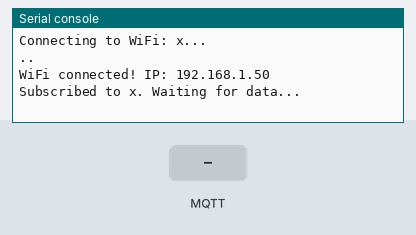
A program run on a simulated ESP32 board running MicroPython. Shown: the last lines printed to the serial console. The inputs (shaded band) are chosen by the test bench. WiFi joins after 1.5 s; no MQTT or app messages arrive unless stated; values from a settings file that is not in the repository are placeholders.

Above: at 3.3 s.
3.4 s: MQTT message "cpu" arrives on the first subscribed topic
At 5.3 s:
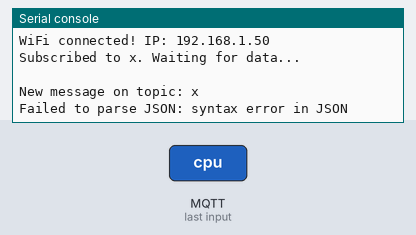
5.6 s: MQTT message "1" arrives on the first subscribed topic
At 7.1 s:
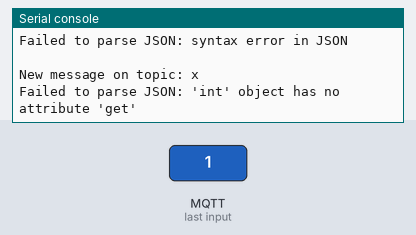

Measured:
- after the input at 3.4 s, the serial console: prints a new line after 0.75 s (image 1)
- after the input at 5.6 s, the serial console: prints a new line after 0.55 s (image 2)

The program:

example_esp32.py
```python
import network
import ujson
import time
from umqtt.simple import MQTTClient
try:
    import secrets
except ImportError:
    print("Error: secrets.py not found on device!")
    # Fallback or dummy data for compilation check
    class secrets:
        WIFI_SSID = "NA"; WIFI_PASS = "NA"; MQTT_BROKER = "0.0.0.0"
        MQTT_USER = "NA"; MQTT_PASS = "NA"; MQTT_TOPIC = b"vps/monitor"

def connect_wifi():
    """Connects to the local WiFi network using credentials from secrets.py"""
    wlan = network.WLAN(network.STA_IF)
    wlan.active(True)
    if not wlan.isconnected():
        print(f'Connecting to WiFi: {secrets.WIFI_SSID}...')
        wlan.connect(secrets.WIFI_SSID, secrets.WIFI_PASS)
        while not wlan.isconnected():
            time.sleep(1)
            print(".", end="")
    print('\nWiFi connected! IP:', wlan.ifconfig()[0])

def on_message(topic, msg):
    """Callback function triggered when a new MQTT message is received"""
    print(f"\nNew message on topic: {topic.decode()}")
    try:
        # Parse the JSON payload from the VPS
        data = ujson.loads(msg)

        cpu = data.get("cpu", 0)
        ram = data.get("ram", 0)
        disk = data.get("disk", 0)
        uptime = data.get("uptime", 0)

        # Displaying the data (you can route this to LVGL labels later)
        print("--- VPS Status Report ---")
        print(f"CPU Usage: {cpu}%")
        print(f"RAM Usage: {ram}%")
        print(f"Disk:      {disk}%")
        print(f"Uptime:    {uptime} seconds")
        print("-------------------------")

    except Exception as e:
        print("Failed to parse JSON:", e)

def main():
    connect_wifi()

    # Initialize MQTT Client
    client = MQTTClient(
        client_id="esp32_vps_monitor",
        server=secrets.MQTT_BROKER,
        user=secrets.MQTT_USER,
        password=secrets.MQTT_PASS,
        port=1883
    )

    client.set_callback(on_message)

    try:
        client.connect()
        client.subscribe(secrets.MQTT_TOPIC)
        print(f"Subscribed to {secrets.MQTT_TOPIC.decode()}. Waiting for data...")

        while True:
            # Check for new messages non-blocking
            client.check_msg()
            time.sleep(1)

    except Exception as e:
        print("MQTT Connection Error:", e)
        time.sleep(10)
        import machine
        machine.reset() # Auto-reboot on persistent connection loss

if __name__ == "__main__":
    main()
```
